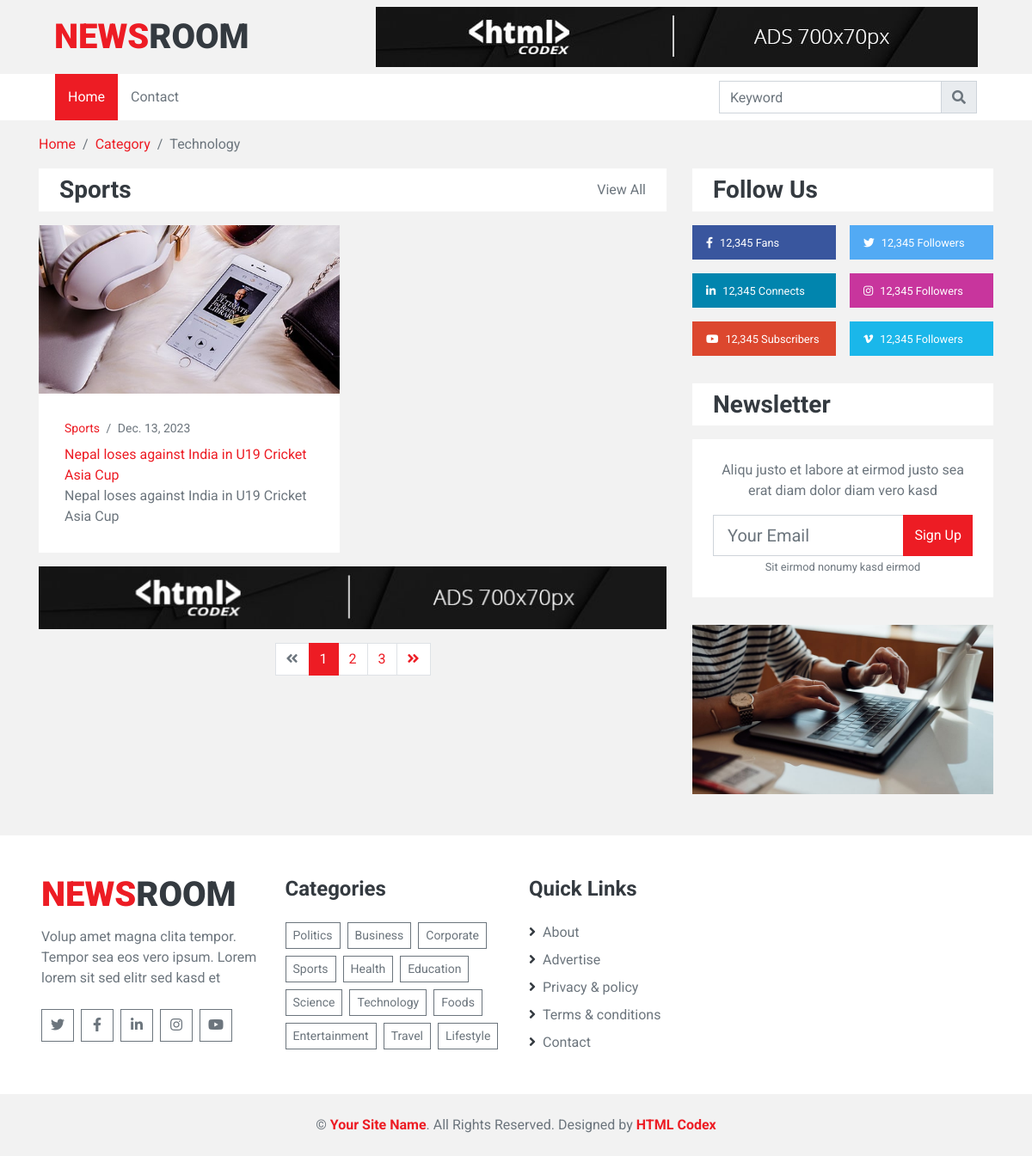
Screenshot of /category/sports with the database file from the repository.
### home/models.py (models this page shows, shortened)
class News(models.Model):
    title = models.TextField()
    description = models.TextField()
    date = models.DateField()
    category = models.ForeignKey(Category,on_delete=models.CASCADE)
    slider = models.BooleanField(default=False)
    featured = models.BooleanField(default=False)
    popular = models.BooleanField(default=False)
    latest = models.BooleanField(default=False)
    slug = models.SlugField(max_length=500)
    image = models.ImageField(upload_to='media')

class Category(models.Model):
    name = models.CharField(max_length=200,unique=True)
    image = models.ImageField(upload_to='media')
    slug = models.CharField(max_length=500)
    def __str__(self):
        return self.name

### home/views.py (the view)
# urls.py: path('category/<slug>', category, name='category'),
def category(request, slug):
    views = {}
    cat_id = Category.objects.get(slug=slug).id
    views['category_name'] = Category.objects.get(slug=slug).name
    views['cat_news'] = News.objects.filter(category_id=cat_id)
    return render(request,'category.html', views)

### templates/category.html (shortened to what this page needs)
{% extends 'base.html' %}
{% load static %}
{% block content %}
    <div class="container-fluid">
        <div class="container">
            <nav class="breadcrumb bg-transparent m-0 p-0">
                <a class="breadcrumb-item" href="#">Home</a>
                <a class="breadcrumb-item" href="#">Category</a>
                <span class="breadcrumb-item active">Technology</span>
            </nav>
        </div>
    </div>
    <div class="container-fluid py-3">
        <div class="container">
            <div class="row">
                <div class="col-lg-8">
                    <div class="row">
                        <div class="col-12">
                            <div class="d-flex align-items-center justify-content-between bg-light py-2 px-4 mb-3">
                                {% for cat in cat_news %}
                                <h3 class="m-0">{{cat.category}}</h3>
                                {% endfor %}
                                <a class="text-secondary font-weight-medium text-decoration-none" href="">View All</a>
                            </div>
                        </div>
                        {% for cat in cat_news %}
                        <div class="col-lg-6">
                            <div class="position-relative mb-3">
                                <img class="img-fluid w-100" src="img/news-500x280-1.jpg" style="object-fit: cover;">
                                <div class="overlay position-relative bg-light">
                                    <div class="mb-2" style="font-size: 14px;">
                                        <a href="">{{cat.category}}</a>
                                        <span class="px-1">/</span>
                                        <span>{{cat.date}}</span>
                                    </div>
                                    <a href="/single/{{cat.slug}}"><p class="m-0">{{cat.title}}</p></a>
                                    <p class="m-0">{{cat.description}}</p>
                                </div>
                            </div>
                        </div>
                        {% endfor %}
                    </div>
                    <div class="mb-3">
                        <a href=""><img class="img-fluid w-100" src="img/ads-700x70.jpg" alt=""></a>
                    </div>
                    <div class="row">
                        <div class="col-12">
                            <nav aria-label="Page navigation">
                              <ul class="pagination justify-content-center">
                                <li class="page-item disabled">
                                  <a class="page-link" href="#" aria-label="Previous">
                                    <span class="fa fa-angle-double-left" aria-hidden="true"></span>
                                  </a>
                                </li>
                                <li class="page-item active"><a class="page-link" href="#">1</a></li>
                                <li class="page-item"><a class="page-link" href="#">2</a></li>
                                <li class="page-item"><a class="page-link" href="#">3</a></li>
                                <li class="page-item">
                                  <a class="page-link" href="#" aria-label="Next">
                                    <span class="fa fa-angle-double-right" aria-hidden="true"></span>
                                  </a>
                                </li>
                              </ul>
                            </nav>
                        </div>
                    </div>
                </div>
                <div class="col-lg-4 pt-3 pt-lg-0">
                    <div class="pb-3">
                        <div class="bg-light py-2 px-4 mb-3">
                            <h3 class="m-0">Follow Us</h3>
                        </div>
                        <div class="d-flex mb-3">
                            <a href="" class="d-block w-50 py-2 px-3 text-white text-decoration-none mr-2" style="background: #39569E;">
                                <small class="fab fa-facebook-f mr-2"></small><small>12,345 Fans</small>
                            </a>
                            <a href="" class="d-block w-50 py-2 px-3 text-white text-decoration-none ml-2" style="background: #52AAF4;">
                                <small class="fab fa-twitter mr-2"></small><small>12,345 Followers</small>
                            </a>
                        </div>
                        <div class="d-flex mb-3">
                            <a href="" class="d-block w-50 py-2 px-3 text-white text-decoration-none mr-2" style="background: #0185AE;">
                                <small class="fab fa-linkedin-in mr-2"></small><small>12,345 Connects</small>
                            </a>
                            <a href="" class="d-block w-50 py-2 px-3 text-white text-decoration-none ml-2" style="background: #C8359D;">
                                <small class="fab fa-instagram mr-2"></small><small>12,345 Followers</small>
                            </a>
                        </div>
                        <div class="d-flex mb-3">
                            <a href="" class="d-block w-50 py-2 px-3 text-white text-decoration-none mr-2" style="background: #DC472E;">
                                <small class="fab fa-youtube mr-2"></small><small>12,345 Subscribers</small>
                            </a>
                            <a href="" class="d-block w-50 py-2 px-3 text-white text-decoration-none ml-2" style="background: #1AB7EA;">
                                <small class="fab fa-vimeo-v mr-2"></small><small>12,345 Followers</small>
                            </a>
                        </div>
                    </div>
                    <div class="pb-3">
                        <div class="bg-light py-2 px-4 mb-3">
                            <h3 class="m-0">Newsletter</h3>
                        </div>
                        <div class="bg-light text-center p-4 mb-3">
                            <p>Aliqu justo et labore at eirmod justo sea erat diam dolor diam vero kasd</p>
                            <div class="input-group" style="width: 100%;">
                                <input type="text" class="form-control form-control-lg" placeholder="Your Email">
                                <div class="input-group-append">
                                    <button class="btn btn-primary">Sign Up</button>
                                </div>
                            </div>
                            <small>Sit eirmod nonumy kasd eirmod</small>
                        </div>
                    </div>
                    <div class="mb-3 pb-3">
                        <a href=""><img class="img-fluid" src="img/news-500x280-4.jpg" alt=""></a>
                    </div>
                </div>
            </div>
        </div>
    </div>
{% endblock %}

### rows the page displays
News: category "Sports", date "Dec. 13, 2023", title "Nepal loses against India in U19 Cricket Asia Cup", description "Nepal loses against India in U19 Cricket Asia Cup"
